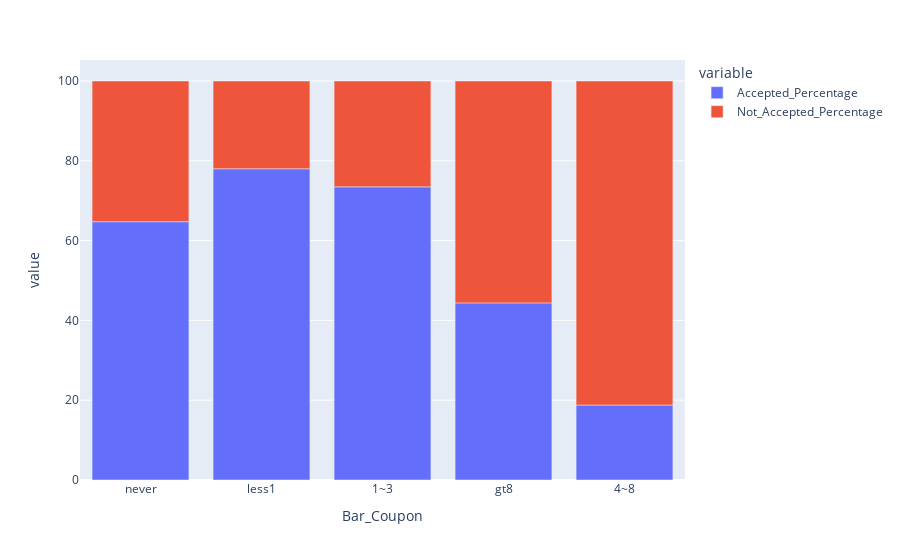

Here is the notebook cell this chart was saved with:
### Markdown cell above
3. Compare the acceptance rate between those who went to a bar 3 or fewer times a month to those who went more.

### Code cell
bar_data = data.loc[data['coupon'] == "Bar"]
bar_data1= pd.DataFrame(bar_data['Bar'].unique())
bar_data[bar_data.Y==1].groupby('Bar').Y.count()
bar_data1.dropna(inplace=True)
bar_data1['Accepted'] = list(bar_data[bar_data.Y==1].groupby('Bar').Y.count())
bar_data1['Not_Accepted'] = list(bar_data[data.Y==0].groupby('Bar').Y.count())
bar_data1['Accepted_Percentage'] = (bar_data1['Accepted'] / (bar_data1['Accepted'] + bar_data1['Not_Accepted'])) *100
bar_data1['Not_Accepted_Percentage'] = (bar_data1['Not_Accepted'] / (bar_data1['Accepted'] + bar_data1['Not_Accepted'])) *100
bar_data1.rename(columns={0:"Bar_Coupon"},inplace=True)
#bar_data1
px.bar(bar_data1,x="Bar_Coupon",y=["Accepted_Percentage","Not_Accepted_Percentage"])

### Based on the plot - Acceptance rate for people who went to bar 3 or fewer times is higher than those went to bar 4 and more
### People who have been to bars less than once have the highest acceptance rate

### Figure 1 — Plotly figure (JSON) as saved in the notebook; plotly's stock layout.template omitted (floating-point values rounded to 4 significant figures)
{"data": [{"alignmentgroup": "True", "hovertemplate": "variable=Accepted_Percentage<br>Bar_Coupon=%{x}<br>value=%{y}<extra></extra>", "legendgroup": "Accepted_Percentage", "marker": {"color": "#636efa", "pattern": {"shape": ""}}, "name": "Accepted_Percentage", "offsetgroup": "Accepted_Percentage", "orientation": "v", "showlegend": true, "textposition": "auto", "type": "bar", "x": ["never", "less1", "1~3", "gt8", "4~8"], "xaxis": "x", "y": [64.74, 78, 73.47, 44.39, 18.8], "yaxis": "y"}, {"alignmentgroup": "True", "hovertemplate": "variable=Not_Accepted_Percentage<br>Bar_Coupon=%{x}<br>value=%{y}<extra></extra>", "legendgroup": "Not_Accepted_Percentage", "marker": {"color": "#EF553B", "pattern": {"shape": ""}}, "name": "Not_Accepted_Percentage", "offsetgroup": "Not_Accepted_Percentage", "orientation": "v", "showlegend": true, "textposition": "auto", "type": "bar", "x": ["never", "less1", "1~3", "gt8", "4~8"], "xaxis": "x", "y": [35.26, 22, 26.53, 55.61, 81.2], "yaxis": "y"}], "layout": {"barmode": "relative", "legend": {"title": {"text": "variable"}, "tracegroupgap": 0}, "margin": {"t": 60}, "xaxis": {"anchor": "y", "domain": [0, 1], "title": {"text": "Bar_Coupon"}}, "yaxis": {"anchor": "x", "domain": [0, 1], "title": {"text": "value"}}}}
